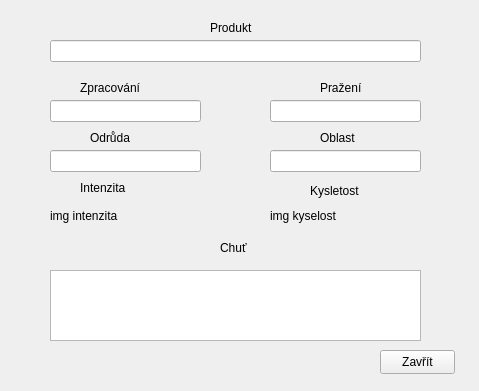
<?xml version="1.0" encoding="UTF-8"?>
<ui version="4.0">
 <class>product_extract</class>
 <widget class="QWidget" name="product_extract">
  <property name="geometry">
   <rect>
    <x>0</x>
    <y>0</y>
    <width>479</width>
    <height>391</height>
   </rect>
  </property>
  <property name="windowTitle">
   <string>Form</string>
  </property>
  <widget class="QPushButton" name="pushButton">
   <property name="geometry">
    <rect>
     <x>380</x>
     <y>350</y>
     <width>75</width>
     <height>24</height>
    </rect>
   </property>
   <property name="text">
    <string>Zavřít</string>
   </property>
  </widget>
  <widget class="QLineEdit" name="lineEdit">
   <property name="geometry">
    <rect>
     <x>50</x>
     <y>40</y>
     <width>371</width>
     <height>22</height>
    </rect>
   </property>
  </widget>
  <widget class="QLineEdit" name="lineEdit_2">
   <property name="geometry">
    <rect>
     <x>50</x>
     <y>100</y>
     <width>151</width>
     <height>22</height>
    </rect>
   </property>
  </widget>
  <widget class="QTextEdit" name="textEdit">
   <property name="geometry">
    <rect>
     <x>50</x>
     <y>270</y>
     <width>371</width>
     <height>71</height>
    </rect>
   </property>
  </widget>
  <widget class="QLabel" name="label">
   <property name="geometry">
    <rect>
     <x>50</x>
     <y>200</y>
     <width>151</width>
     <height>31</height>
    </rect>
   </property>
   <property name="text">
    <string>img intenzita</string>
   </property>
  </widget>
  <widget class="QLineEdit" name="lineEdit_4">
   <property name="geometry">
    <rect>
     <x>50</x>
     <y>150</y>
     <width>151</width>
     <height>22</height>
    </rect>
   </property>
  </widget>
  <widget class="QLineEdit" name="lineEdit_5">
   <property name="geometry">
    <rect>
     <x>270</x>
     <y>150</y>
     <width>151</width>
     <height>22</height>
    </rect>
   </property>
  </widget>
  <widget class="QLineEdit" name="lineEdit_6">
   <property name="geometry">
    <rect>
     <x>270</x>
     <y>100</y>
     <width>151</width>
     <height>22</height>
    </rect>
   </property>
  </widget>
  <widget class="QLabel" name="label_3">
   <property name="geometry">
    <rect>
     <x>270</x>
     <y>200</y>
     <width>151</width>
     <height>31</height>
    </rect>
   </property>
   <property name="text">
    <string>img kyselost</string>
   </property>
  </widget>
  <widget class="QLabel" name="label_2">
   <property name="geometry">
    <rect>
     <x>80</x>
     <y>80</y>
     <width>81</width>
     <height>16</height>
    </rect>
   </property>
   <property name="text">
    <string>Zpracování</string>
   </property>
  </widget>
  <widget class="QLabel" name="label_4">
   <property name="geometry">
    <rect>
     <x>320</x>
     <y>80</y>
     <width>81</width>
     <height>16</height>
    </rect>
   </property>
   <property name="text">
    <string>Pražení</string>
   </property>
  </widget>
  <widget class="QLabel" name="label_5">
   <property name="geometry">
    <rect>
     <x>90</x>
     <y>130</y>
     <width>55</width>
     <height>16</height>
    </rect>
   </property>
   <property name="text">
    <string>Odrůda</string>
   </property>
  </widget>
  <widget class="QLabel" name="label_6">
   <property name="geometry">
    <rect>
     <x>320</x>
     <y>130</y>
     <width>55</width>
     <height>16</height>
    </rect>
   </property>
   <property name="text">
    <string>Oblast</string>
   </property>
  </widget>
  <widget class="QLabel" name="label_7">
   <property name="geometry">
    <rect>
     <x>80</x>
     <y>180</y>
     <width>81</width>
     <height>16</height>
    </rect>
   </property>
   <property name="text">
    <string>Intenzita</string>
   </property>
  </widget>
  <widget class="QLabel" name="label_8">
   <property name="geometry">
    <rect>
     <x>310</x>
     <y>180</y>
     <width>81</width>
     <height>21</height>
    </rect>
   </property>
   <property name="text">
    <string>Kysletost</string>
   </property>
  </widget>
  <widget class="QLabel" name="label_9">
   <property name="geometry">
    <rect>
     <x>220</x>
     <y>240</y>
     <width>55</width>
     <height>16</height>
    </rect>
   </property>
   <property name="text">
    <string>Chuť</string>
   </property>
  </widget>
  <widget class="QLabel" name="label_10">
   <property name="geometry">
    <rect>
     <x>210</x>
     <y>20</y>
     <width>55</width>
     <height>16</height>
    </rect>
   </property>
   <property name="text">
    <string>Produkt</string>
   </property>
  </widget>
 </widget>
 <resources/>
 <connections/>
</ui>
